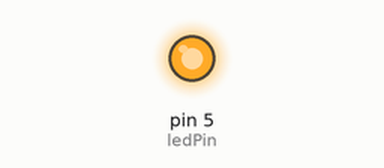
Recording of a sketch running on a simulated Arduino Uno, built with avr-gcc and run on an emulated ATmega328P. On the bench: output pins drawn as LEDs (lit = HIGH).

Above: at 0.5 s.
At 3.5 s:
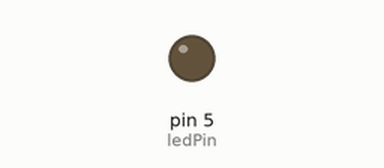
Timing chart, 0 to 7.8 s (numbered marks = the images above):
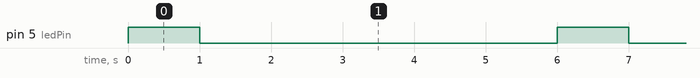

The sketch:

TWW_Flash_LED.ino
```cpp
// Flash an LED
/**********************************/
const int ledPin = 5;       // Port number LED is connected to.
/**********************************/
// Called once at start up
void setup()
{
  pinMode(ledPin, OUTPUT);  // Initialize the led port for output.
}
/**********************************/
// Called repeatedly until the reset button is pressed
void loop()
{
  digitalWrite(ledPin, HIGH); // Turn on the led
  delay(1000);                // Delay (in milliseconds)
  digitalWrite(ledPin, LOW);  // Turn off the led
  delay(5000);                // Delay (in milliseconds)
}
/************************************/
```

Measured:
- by itself, pin 5 (ledPin): alternates HIGH for 1.0 s and LOW for 5.0 s
